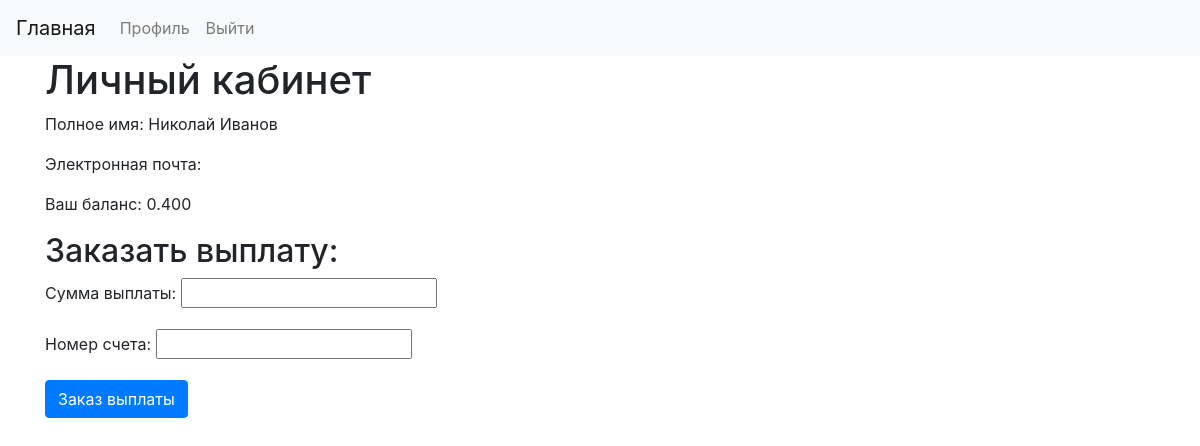
/profile (signed in), run on an earlier commit of the app's database.
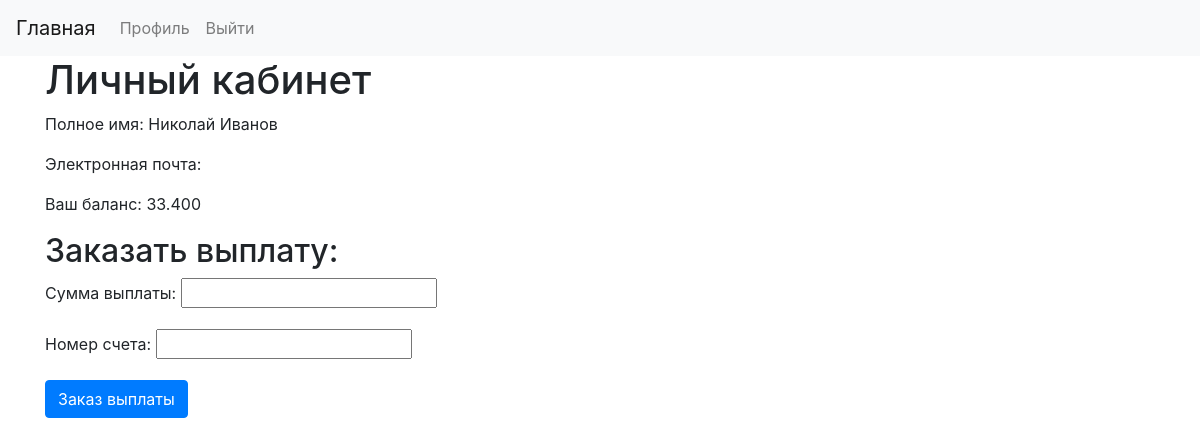
And on a later commit of the database.
### bnks/models.py (models this page shows, shortened)
class Client(AbstractUser):
    first_name = None
    last_name = None
    email = models.EmailField(blank=False, null=False, verbose_name='Эл. почта', validators=[validate_none])
    full_name = models.CharField(max_length=100, null=False, blank=False, verbose_name='Полное имя',
                                 validators=[validate_none])
    phone = models.CharField(max_length=16, blank=True, verbose_name='Телефон')
    reward = models.FloatField(default=0, verbose_name='Вознаграждеине')

### bnks/views.py (the view, shortened to what this page needs)
# urls.py: path('profile', views.profile, name='profile'),
def profile(request):
    user = request.user
    form = CreatePayback()
    return render(request, 'profile.html', {'user': user, 'form': form})

### bnks/forms.py
class CreatePayback(forms.ModelForm):
    amount_of_payback = forms.FloatField(label='Сумма выплаты', required=True)
    account_number = forms.CharField(label='Номер счета', max_length=30, required=False)
    class Meta:
        model = Payback
        fields = ['amount_of_payback', 'account_number']

### bnks/templatetags/float_fix.py (called while the page is built)
@register.filter(name='float_fix')
def float_fix(value):
    return f"{value:.{3}f}"

### templates/profile.html (shortened to what this page needs)
{% extends 'base.html' %}
{% load float_fix %}
{% block content %}
    <h1>Личный кабинет</h1>
    <p>Полное имя: {{ user.full_name }}</p>
    <p>Электронная почта: {{ user.email }}</p>
    <p>Ваш баланс: {{ user.reward|float_fix }}</p>
    <div>
        <h2>Заказать выплату:</h2>
        <form method="post">
            {{ form.as_p }}
            <input class="btn btn-primary" type="submit" value="Заказ выплаты">
        </form>
    </div>
{% endblock %}

### templates/base.html (shortened to what this page needs)
<html>
{% load static %}
<head>
    <link rel="stylesheet" href="https://stackpath.bootstrapcdn.com/bootstrap/4.5.2/css/bootstrap.min.css">
</head>
<body>
<div>
    <header>
        <nav class="navbar navbar-expand-lg navbar-light bg-light">
            <a class="navbar-brand" href="{% url 'index' %}">Главная</a>
            <div class="collapse navbar-collapse" id="navbarNavAltMarkup">
                <div class="navbar-nav">
                    {% if user.is_authenticated %}
                        <a class="nav-item nav-link" href="{% url 'profile' %}">Профиль</a>
                        <a class="nav-item nav-link" href="{% url 'logout' %}?next=/">Выйти</a>
                    {% else %}
                        <a class="nav-item nav-link" href="{% url 'login' %}">Логин</a>
                        <a class="nav-item nav-link" href="{% url 'registration_view' %}">Регистрация</a>
                    {% endif %}
                </div>
            </div>
        </nav>
    </header>
        <div class="container">
            {% block content %}
            {% endblock content %}
        </div>
</div>
</body>
</html>

What changed in the data, as far as the page shows it:
changed Client "Николай Иванов": reward "0.400" → "33.400"
